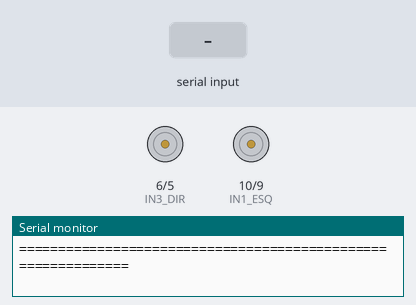
This sketch was run on a simulated Arduino Uno, built with avr-gcc and run on an emulated ATmega328P. Shown: motor-driver pin pairs drawn as motors (green arrow = first pin HIGH = forward, orange = second pin HIGH = backward, longer = more drive), the last lines printed to the serial monitor. The test bench sets the inputs (shaded band).

Above: at 1.0 s.
1.1 s: "2" received over Serial
2.6 s: byte 100 ('d') received over Serial
4.1 s: byte 115 ('s') received over Serial
5.6 s: byte 98 ('b') received over Serial
7.1 s: "7" received over Serial
8.6 s: "2" received over Serial
At 9.6 s:
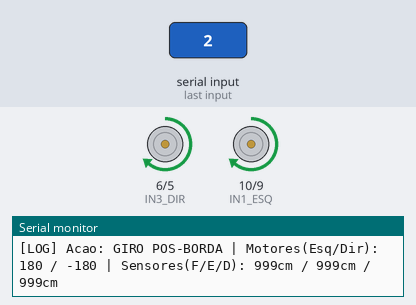
At 10.2 s:
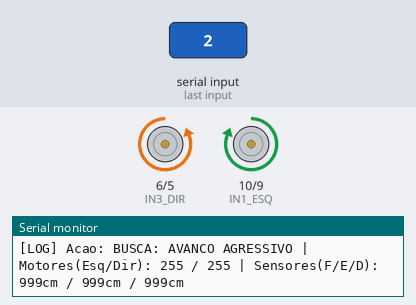
Timing chart, 0 to 11.7 s (numbered marks = the images above; inputs shaded):
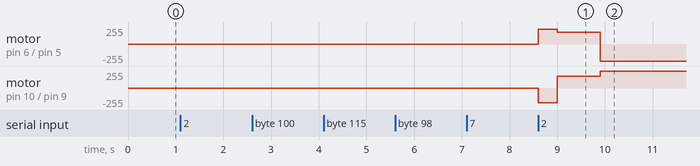

Measured:
- after the input at 8.6 s, motor on pin 6 (IN3_DIR) / pin 5 (IN4_DIR): stopped → forward 220/255 at once, → forward 180/255 0.40 s later, → backward 255/255 0.90 s later; motor on pin 10 (IN1_ESQ) / pin 9 (IN2_ESQ): stopped → backward 220/255 at once, → forward 180/255 0.40 s later, → forward 255/255 0.90 s later

The sketch:

sketch_Carro-Robo-Lutador-V7.ino
```cpp
#include <Arduino.h>
#include <IRremote.hpp>
#include <Wire.h>

#define MODO_SIMULACAO_TECLADO 1

#if !MODO_SIMULACAO_TECLADO
#include <VL53L0X.h>
VL53L0X Sensor1;
VL53L0X Sensor2;
#endif

constexpr uint8_t IR_RECEIVE_PIN = 11;
constexpr uint8_t SENSOR_LINHA = A0;
constexpr uint8_t TRIG = A2;
constexpr uint8_t ECHO = A3;

constexpr uint8_t IN1_ESQ = 10;
constexpr uint8_t IN2_ESQ = 9;
constexpr uint8_t IN3_DIR = 6;
constexpr uint8_t IN4_DIR = 5;

constexpr unsigned long READY_CODE = 0x80;
constexpr unsigned long START_CODE = 0x81;
constexpr unsigned long STOP_CODE = 0x82;
constexpr unsigned long STRATEGY_7_CODE = 0x86;
constexpr unsigned long STRATEGY_8_CODE = 0x88;
constexpr unsigned long STRATEGY_9_CODE = 0x87;

constexpr int PWM_MAX = 255;
constexpr int PWM_RE = 220;
constexpr int PWM_GIRO = 180;
constexpr int PWM_BUSCA = 140;
constexpr int PWM_AVANCO_AGRESSIVO = 255;

constexpr unsigned long TEMPO_RE = 400;
constexpr unsigned long TEMPO_GIRO = 900;
constexpr unsigned long INTERVALO_BUSCA_8 = 2000;
constexpr unsigned long INTERVALO_BUSCA_9 = 2000;

constexpr long DISTANCIA_ATAQUE_CM = 40;
constexpr int DISTANCIA_LASER_CM = 25;

enum class Estrategia : uint8_t { Nenhuma, AvancoAgressivo, VarreduraHorario, VarreduraAntiHorario };
enum class FaseBorda : uint8_t { Normal, Recuando, Girando };

Estrategia estrategia = Estrategia::Nenhuma;
FaseBorda faseBorda = FaseBorda::Normal;
unsigned long inicioFaseBorda = 0;
unsigned long ultimaMudancaBusca = 0;
unsigned long ultimoLog = 0;
bool pausado = false;
int sentidoBusca = 1;

// Variáveis falsas (Mock) controladas pelo teclado no Monitor Serial
long mockUltrassonicoCm = 999;
int mockLaser1Cm = 999;
int mockLaser2Cm = 999;
bool mockBordaBranca = false;

// Estado atual dos motores para exibir no Log
int pwmAtualEsq = 0;
int pwmAtualDir = 0;
const char* acaoAtual = "PARADO";

void aguardarInicio()
{
    Serial.println(F("\n================ SIMULADOR DE COMBATE NO UNO ================"));
    Serial.println(F("1) Envie '7', '8' ou '9' para escolher a estrategia."));
    Serial.println(F("2) Envie '2' para iniciar a luta."));
    Serial.println(F("Durante a luta, envie: [w]=Frente [a]=Esq [d]=Dir [s]=Limpo [b]=Borda [1]=Pausa"));
    Serial.println(F("============================================================="));

    while (true)
    {
        unsigned long codigo = lerControleESimulacao();
        if (codigo == STRATEGY_7_CODE || codigo == STRATEGY_8_CODE || codigo == STRATEGY_9_CODE)
        {
            selecionarEstrategia(codigo);
        }
        else if (codigo == START_CODE)
        {
            if (estrategia == Estrategia::Nenhuma)
                Serial.println(F("[!] Escolha primeiro a estrategia 7, 8 ou 9!"));
            else
            {
                Serial.println(F("\n>>> COMBATE INICIADO! <<<"));
                return;
            }
        }
    }
}


unsigned long lerControleESimulacao()
{
    if (Serial.available() > 0)
    {
        char c = Serial.read();
        switch (c)
        {
        // Controles da partida
        case '1': return READY_CODE;
        case '2': return START_CODE;
        case '3': return STOP_CODE;
        case '7': return STRATEGY_7_CODE;
        case '8': return STRATEGY_8_CODE;
        case '9': return STRATEGY_9_CODE;

        // Injeção de Sensores Falsos para testar a lógica
        case 'w':
        case 'W':
            mockUltrassonicoCm = 15; // Inimigo na frente!
            mockLaser1Cm = 999;
            mockLaser2Cm = 999;
            Serial.println(F("\n>>> [EVENTO SIMULADO] Inimigo detectado NA FRENTE (15 cm)!"));
            break;
        case 'a':
        case 'A':
            mockUltrassonicoCm = 999;
            mockLaser1Cm = 12; // Inimigo na esquerda!
            mockLaser2Cm = 999;
            Serial.println(F("\n>>> [EVENTO SIMULADO] Inimigo detectado no LASER 1 - ESQUERDA (12 cm)!"));
            break;
        case 'd':
        case 'D':
            mockUltrassonicoCm = 999;
            mockLaser1Cm = 999;
            mockLaser2Cm = 12; // Inimigo na direita!
            Serial.println(F("\n>>> [EVENTO SIMULADO] Inimigo detectado no LASER 2 - DIREITA (12 cm)!"));
            break;
        case 's':
        case 'S':
            mockUltrassonicoCm = 999;
            mockLaser1Cm = 999;
            mockLaser2Cm = 999;
            Serial.println(F("\n>>> [EVENTO SIMULADO] Arena limpa! Voltando para modo de busca."));
            break;
        case 'b':
        case 'B':
            mockBordaBranca = true;
            Serial.println(F("\n>>> [EVENTO SIMULADO] ROBO PISOU NA BORDA BRANCA!"));
            break;
        }
    }

    if (IrReceiver.decode())
    {
        unsigned long codigo = IrReceiver.decodedIRData.decodedRawData;
        IrReceiver.resume();
        return codigo;
    }
    return 0;
}

void configurarMotor(uint8_t pinoFrente, uint8_t pinoRe, int potencia)
{
    potencia = constrain(potencia, -PWM_MAX, PWM_MAX);
    if (potencia > 0) { analogWrite(pinoRe, 0); analogWrite(pinoFrente, potencia); }
    else if (potencia < 0) { analogWrite(pinoFrente, 0); analogWrite(pinoRe, -potencia); }
    else { analogWrite(pinoFrente, 0); analogWrite(pinoRe, 0); }
}

void definirMotores(int potenciaEsquerda, int potenciaDireita, const char* descricaoAcao)
{
    pwmAtualEsq = potenciaEsquerda;
    pwmAtualDir = potenciaDireita;
    acaoAtual = descricaoAcao;
    configurarMotor(IN1_ESQ, IN2_ESQ, potenciaEsquerda);
    configurarMotor(IN4_DIR, IN3_DIR, potenciaDireita);
}

void parar() { definirMotores(0, 0, "PARADO"); }
void andarFrente(int p, const char* msg = "AVANCANDO FRENTE") { definirMotores(p, p, msg); }
void andarTras(int p) { definirMotores(-p, -p, "RECUANDO (BORDA)"); }
void girarHorario(int p, const char* msg = "GIRANDO HORARIO (DIR)") { definirMotores(p, -p, msg); }
void girarAntiHorario(int p, const char* msg = "GIRANDO ANTI-HORARIO (ESQ)") { definirMotores(-p, p, msg); }

bool bordaBrancaDetectada()
{
    if (mockBordaBranca)
    {
        mockBordaBranca = false; // Consome o pulso de borda simulada
        return true;
    }
    return false;
}

void selecionarEstrategia(unsigned long codigo)
{
    switch (codigo)
    {
    case STRATEGY_7_CODE:
        estrategia = Estrategia::AvancoAgressivo;
        sentidoBusca = 1;
        Serial.println(F("-> Estrategia 7 selecionada: Avanco Agressivo."));
        break;
    case STRATEGY_8_CODE:
        estrategia = Estrategia::VarreduraHorario;
        sentidoBusca = 1;
        Serial.println(F("-> Estrategia 8 selecionada: Varredura Horario primeiro."));
        break;
    case STRATEGY_9_CODE:
        estrategia = Estrategia::VarreduraAntiHorario;
        sentidoBusca = -1;
        Serial.println(F("-> Estrategia 9 selecionada: Varredura Anti-Horario primeiro."));
        break;
    }
    ultimaMudancaBusca = millis();
}


bool processarControles()
{
    unsigned long codigo = lerControleESimulacao();
    if (codigo == READY_CODE)
    {
        pausado = true;
        faseBorda = FaseBorda::Normal;
        parar();
        Serial.println(F("|| PAUSADO. Envie '2' para retomar."));
    }
    else if (codigo == START_CODE && pausado)
    {
        pausado = false;
        ultimaMudancaBusca = millis();
        Serial.println(F("|> RETOMANDO COMBATE!"));
    }
    if (pausado) parar();
    return pausado;
}

bool processarRecuperacaoBorda()
{
    unsigned long agora = millis();
    if (faseBorda == FaseBorda::Recuando)
    {
        if (agora - inicioFaseBorda >= TEMPO_RE)
        {
            girarHorario(PWM_GIRO, "GIRO POS-BORDA");
            faseBorda = FaseBorda::Girando;
            inicioFaseBorda = agora;
        }
        return true;
    }
    if (faseBorda == FaseBorda::Girando)
    {
        if (agora - inicioFaseBorda >= TEMPO_GIRO)
        {
            faseBorda = FaseBorda::Normal;
            parar();
        }
        return true;
    }
    if (bordaBrancaDetectada())
    {
        andarTras(PWM_RE);
        faseBorda = FaseBorda::Recuando;
        inicioFaseBorda = agora;
        return true;
    }
    return false;
}

void executarBusca()
{
    if (estrategia == Estrategia::AvancoAgressivo)
    {
        andarFrente(PWM_AVANCO_AGRESSIVO, "BUSCA: AVANCO AGRESSIVO");
        return;
    }
    unsigned long intervalo = (estrategia == Estrategia::VarreduraHorario) ? INTERVALO_BUSCA_8 : INTERVALO_BUSCA_9;
    if (millis() - ultimaMudancaBusca >= intervalo)
    {
        sentidoBusca = -sentidoBusca;
        ultimaMudancaBusca = millis();
    }
    if (sentidoBusca > 0) girarHorario(PWM_BUSCA, "BUSCA: VARREDURA DIR");
    else girarAntiHorario(PWM_BUSCA, "BUSCA: VARREDURA ESQ");
}

void imprimirTelemetria()
{
    if (millis() - ultimoLog >= 300) // Imprime a cada 300ms para não travar a tela
    {
        ultimoLog = millis();
        Serial.print(F("[LOG] Acao: "));
        Serial.print(acaoAtual);
        Serial.print(F(" | Motores(Esq/Dir): "));
        Serial.print(pwmAtualEsq);
        Serial.print(F(" / "));
        Serial.print(pwmAtualDir);
        Serial.print(F(" | Sensores(F/E/D): "));
        Serial.print(mockUltrassonicoCm);
        Serial.print(F("cm / "));
        Serial.print(mockLaser1Cm);
        Serial.print(F("cm / "));
        Serial.print(mockLaser2Cm);
        Serial.println(F("cm"));
    }
}

void setup()
{
    Serial.begin(9600);
    IrReceiver.begin(IR_RECEIVE_PIN);
    pinMode(IN1_ESQ, OUTPUT);
    pinMode(IN2_ESQ, OUTPUT);
    pinMode(IN3_DIR, OUTPUT);
    pinMode(IN4_DIR, OUTPUT);
    parar();
    aguardarInicio();
}

void loop()
{
    if (processarControles()) return;

    if (!processarRecuperacaoBorda())
    {
        bool alvoSensor1 = mockLaser1Cm > 0 && mockLaser1Cm < DISTANCIA_LASER_CM;
        bool alvoSensor2 = mockLaser2Cm > 0 && mockLaser2Cm < DISTANCIA_LASER_CM;

        if ((mockUltrassonicoCm > 0 && mockUltrassonicoCm < DISTANCIA_ATAQUE_CM) || (alvoSensor1 && alvoSensor2))
        {
            andarFrente(PWM_MAX, "ATAQUE TOTAL (PWM 255)!");
        }
        else if (alvoSensor1)
        {
            girarAntiHorario(PWM_GIRO, "VIROU P/ ALVO ESQUERDA");
        }
        else if (alvoSensor2)
        {
            girarHorario(PWM_GIRO, "VIROU P/ ALVO DIREITA");
        }
        else
        {
            executarBusca();
        }
    }

    imprimirTelemetria();
}
```

headers.cpp
```cpp
#include "headers.h"

// Definições globais de configuração padrão de hardware
PinosMotor pinosMotoresPadrao = {
    IN1_MOTOR_ESQUERDO,
    IN2_MOTOR_ESQUERDO,
    IN3_MOTOR_DIREITO,
    IN4_MOTOR_DIREITO
};

ConfigPWM configPwmPadrao = {
    255, // Potência Máxima Ataque
    200, // Potência Ré
    190  // Potência Giro
};
```

headers.h
```cpp
/*
 * ===================================================================================
 * ARQUIVO DE CABEÇALHO: CONFIGURAÇÕES E PINAGEM DO ROBÔ LUTADOR (SUMÔ)
 * UFF - LABORATÓRIO DE ENG. ELÉTRICA (PROF. FELIPE SASS - GRUPO 1 2026)
 * ===================================================================================
 */

#ifndef ROBOT_CONFIG_H
#define ROBOT_CONFIG_H

#include <Arduino.h>

// --- RECEPTOR INFRAVERMELHO & CONTROLE SONY ---
#define IR_RECEIVE_PIN 11

#define BUTTON_1_CODE 0x80 // Tecla 1: Preparar / Mover para frente
#define BUTTON_2_CODE 0x81 // Tecla 2: Iniciar / Varredura e Busca (START)
#define BUTTON_3_CODE 0x82 // Tecla 3: Parar Definitivo (STOP FIM)
#define BUTTON_4_CODE 0x83 // Tecla 4: Emergência / Reset

// --- PINOS DOS SENSORES ---
#define PIN_SENSOR_QRE_LINHA A0  // QRE1113 - Refletância
#define PIN_ULTRASSONICO_TRIG A4 // HC-SR04 Trigger
#define PIN_ULTRASSONICO_ECHO A3 // HC-SR04 Echo

// --- PINOS DA PONTE H L298N ---
const int IN1_MOTOR_ESQUERDO = 10;
const int IN2_MOTOR_ESQUERDO = 9;
const int IN3_MOTOR_DIREITO  = 6;
const int IN4_MOTOR_DIREITO  = 5;

// --- TIPOS E ESTRUTURAS PÚBLICAS ---
struct PinosMotor {
    int in1;
    int in2;
    int in3;
    int in4;
};

struct ConfigPWM {
    int maxPotencia; // PWM máximo de ataque (255)
    int re;          // PWM marcha ré (200)
    int giro;        // PWM giro (190)
};

struct EstadoSensor {
    int valorQRE;
    bool naBordaBranca;
    float distanciaCm;
};

// Enumeração dos Tipos de Estado do Robô (robotState)
enum robotState {
    ESTADO_PARADO,
    ESTADO_PREPARAR,
    ESTADO_BUSCAR,
    ESTADO_ATACAR,
    ESTADO_ESQUIVAR_BORDA,
    ESTADO_PARADO_DEFINITIVO // ESTADO FIM DO FLUXOGRAMA
};

// Constantes de Limiar
const int LIMIAR_BORDA_QRE = 700;
const float DISTANCIA_ATENCAO_CM = 20.0;

#endif // ROBOT_CONFIG_H
```
